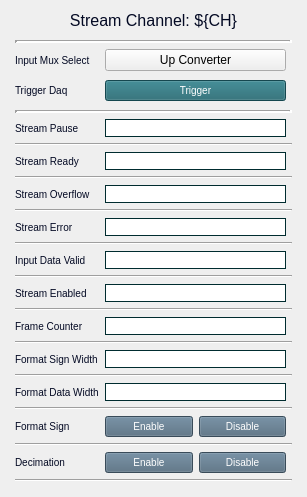
<?xml version="1.0" encoding="UTF-8"?>
<ui version="4.0">
 <class>Form</class>
 <widget class="QWidget" name="Form">
  <property name="geometry">
   <rect>
    <x>0</x>
    <y>0</y>
    <width>307</width>
    <height>497</height>
   </rect>
  </property>
  <property name="windowTitle">
   <string>Form</string>
  </property>
  <layout class="QVBoxLayout" name="verticalLayout_2">
   <item>
    <widget class="QLabel" name="label">
     <property name="styleSheet">
      <string notr="true">QLabel{
  color:#030923;
  font-size: 16px;
  font-style: bold;
}</string>
     </property>
     <property name="text">
      <string>Stream Channel: ${CH}</string>
     </property>
     <property name="alignment">
      <set>Qt::AlignCenter</set>
     </property>
    </widget>
   </item>
   <item>
    <layout class="QGridLayout" name="gridLayout" columnstretch="0,0,0">
     <property name="leftMargin">
      <number>4</number>
     </property>
     <property name="topMargin">
      <number>4</number>
     </property>
     <property name="rightMargin">
      <number>4</number>
     </property>
     <property name="bottomMargin">
      <number>4</number>
     </property>
     <item row="20" column="0">
      <widget class="QLabel" name="label_9">
       <property name="styleSheet">
        <string notr="true">QLabel{
  color:#030923;
  font-size: 10px;
  font-style: bold;
}</string>
       </property>
       <property name="text">
        <string>Format Sign Width</string>
       </property>
      </widget>
     </item>
     <item row="6" column="1">
      <widget class="PyDMLineEdit" name="PyDMLineEdit_3">
       <property name="enabled">
        <bool>true</bool>
       </property>
       <property name="toolTip">
        <string/>
       </property>
       <property name="styleSheet">
        <string notr="true">QLineEdit{ border-width: 1px; border-style: solid; border-color: #002C2F; }</string>
       </property>
       <property name="channel" stdset="0">
        <string>ca://${DEVICE}:DAQMUX${MUX}_STRMPAUSE${CH}</string>
       </property>
       <property name="displayFormat" stdset="0">
        <enum>PyDMLineEdit::String</enum>
       </property>
      </widget>
     </item>
     <item row="27" column="1">
      <layout class="QHBoxLayout" name="horizontalLayout_2">
       <item>
        <widget class="PyDMPushButton" name="PyDMPushButton">
         <property name="toolTip">
          <string/>
         </property>
         <property name="styleSheet">
          <string notr="true">QPushButton {
  background-color: #50697D;
  border-color: #F3B749;
  color:white;
  font-size: 10px;
}
QPushButton:checked{
  background-color: #14B09B;
  font: bold
}
QPushButton:hover{
  border-style: outset;
}</string>
         </property>
         <property name="text">
          <string>Enable</string>
         </property>
         <property name="checkable">
          <bool>true</bool>
         </property>
         <property name="channel" stdset="0">
          <string>ca://${DEVICE}:DAQMUX${MUX}_DECIMATION${CH}</string>
         </property>
         <property name="pressValue" stdset="0">
          <string>1</string>
         </property>
         <attribute name="buttonGroup">
          <string notr="true">buttonGroup_2</string>
         </attribute>
        </widget>
       </item>
       <item>
        <widget class="PyDMPushButton" name="PyDMPushButton_2">
         <property name="toolTip">
          <string/>
         </property>
         <property name="styleSheet">
          <string notr="true">QPushButton {
  background-color: #50697D;
  border-color: #F3B749;
  color:white;
  font-size: 10px;
}
QPushButton:checked{
  background-color: #14B09B;
  font: bold
}
QPushButton:hover{
  border-style: outset;
}</string>
         </property>
         <property name="text">
          <string>Disable</string>
         </property>
         <property name="checkable">
          <bool>true</bool>
         </property>
         <property name="channel" stdset="0">
          <string>ca://${DEVICE}:DAQMUX${MUX}_DECIMATION${CH}</string>
         </property>
         <property name="pressValue" stdset="0">
          <string>0</string>
         </property>
         <attribute name="buttonGroup">
          <string notr="true">buttonGroup_2</string>
         </attribute>
        </widget>
       </item>
      </layout>
     </item>
     <item row="26" column="0" colspan="3">
      <widget class="Line" name="line_10">
       <property name="orientation">
        <enum>Qt::Horizontal</enum>
       </property>
      </widget>
     </item>
     <item row="21" column="0" colspan="3">
      <widget class="Line" name="line_8">
       <property name="orientation">
        <enum>Qt::Horizontal</enum>
       </property>
      </widget>
     </item>
     <item row="12" column="0">
      <widget class="QLabel" name="label_5">
       <property name="styleSheet">
        <string notr="true">QLabel{
  color:#030923;
  font-size: 10px;
  font-style: bold;
}</string>
       </property>
       <property name="text">
        <string>Stream Error</string>
       </property>
      </widget>
     </item>
     <item row="15" column="0" colspan="3">
      <widget class="Line" name="line_5">
       <property name="orientation">
        <enum>Qt::Horizontal</enum>
       </property>
      </widget>
     </item>
     <item row="3" column="1">
      <widget class="PyDMPushButton" name="PyDMPushButton_5">
       <property name="toolTip">
        <string/>
       </property>
       <property name="styleSheet">
        <string notr="true">QPushButton {
  background-color: #1E646E;
  border-color: #F3B749;
  color:white;
  font-size: 10px;
}
QPushButton:pressed{
  background-color: #023459;
  font: bold
}
QPushButton:hover{
  border-style: outset;
}</string>
       </property>
       <property name="text">
        <string>Trigger</string>
       </property>
       <property name="channel" stdset="0">
        <string>ca://${DEVICE}:DAQMUX${MUX}_TRGDAQ </string>
       </property>
       <property name="pressValue" stdset="0">
        <string>1</string>
       </property>
      </widget>
     </item>
     <item row="11" column="0" colspan="3">
      <widget class="Line" name="line_3">
       <property name="orientation">
        <enum>Qt::Horizontal</enum>
       </property>
      </widget>
     </item>
     <item row="17" column="0" colspan="3">
      <widget class="Line" name="line_6">
       <property name="orientation">
        <enum>Qt::Horizontal</enum>
       </property>
      </widget>
     </item>
     <item row="8" column="0">
      <widget class="QLabel" name="label_4">
       <property name="styleSheet">
        <string notr="true">QLabel{
  color:#030923;
  font-size: 10px;
  font-style: bold;
}</string>
       </property>
       <property name="text">
        <string>Stream Ready</string>
       </property>
      </widget>
     </item>
     <item row="1" column="1">
      <widget class="PyDMRelatedDisplayButton" name="PyDMRelatedDisplayButton_2">
       <property name="toolTip">
        <string/>
       </property>
       <property name="text">
        <string>Up Converter</string>
       </property>
       <property name="filenames" stdset="0">
        <stringlist>
         <string>amc_up_converter.ui</string>
        </stringlist>
       </property>
       <property name="macros" stdset="0">
        <stringlist>
         <string>{&quot;CH&quot;:&quot;0&quot;}</string>
         <string>{&quot;DEVICE&quot;:&quot;${DEVICE}&quot;}</string>
        </stringlist>
       </property>
       <property name="openInNewWindow" stdset="0">
        <bool>true</bool>
       </property>
      </widget>
     </item>
     <item row="23" column="0" colspan="3">
      <widget class="Line" name="line_9">
       <property name="orientation">
        <enum>Qt::Horizontal</enum>
       </property>
      </widget>
     </item>
     <item row="12" column="1">
      <widget class="PyDMLineEdit" name="PyDMLineEdit_6">
       <property name="enabled">
        <bool>true</bool>
       </property>
       <property name="toolTip">
        <string/>
       </property>
       <property name="styleSheet">
        <string notr="true">QLineEdit{ border-width: 1px; border-style: solid; border-color: #002C2F; }</string>
       </property>
       <property name="readOnly">
        <bool>true</bool>
       </property>
       <property name="channel" stdset="0">
        <string>ca://${DEVICE}:DAQMUX${MUX}_STRMERR${CH}</string>
       </property>
       <property name="displayFormat" stdset="0">
        <enum>PyDMLineEdit::String</enum>
       </property>
      </widget>
     </item>
     <item row="13" column="0" colspan="3">
      <widget class="Line" name="line_4">
       <property name="orientation">
        <enum>Qt::Horizontal</enum>
       </property>
      </widget>
     </item>
     <item row="0" column="0" colspan="3">
      <widget class="Line" name="line_13">
       <property name="lineWidth">
        <number>3</number>
       </property>
       <property name="orientation">
        <enum>Qt::Horizontal</enum>
       </property>
      </widget>
     </item>
     <item row="4" column="0">
      <spacer name="verticalSpacer_2">
       <property name="orientation">
        <enum>Qt::Vertical</enum>
       </property>
       <property name="sizeHint" stdset="0">
        <size>
         <width>20</width>
         <height>20</height>
        </size>
       </property>
      </spacer>
     </item>
     <item row="18" column="0">
      <widget class="QLabel" name="label_8">
       <property name="styleSheet">
        <string notr="true">QLabel{
  color:#030923;
  font-size: 10px;
  font-style: bold;
}</string>
       </property>
       <property name="text">
        <string>Frame Counter</string>
       </property>
      </widget>
     </item>
     <item row="10" column="0">
      <widget class="QLabel" name="label_2">
       <property name="styleSheet">
        <string notr="true">QLabel{
  color:#030923;
  font-size: 10px;
  font-style: bold;
}</string>
       </property>
       <property name="text">
        <string>Stream Overflow</string>
       </property>
      </widget>
     </item>
     <item row="9" column="0" colspan="3">
      <widget class="Line" name="line_2">
       <property name="orientation">
        <enum>Qt::Horizontal</enum>
       </property>
      </widget>
     </item>
     <item row="14" column="0">
      <widget class="QLabel" name="label_6">
       <property name="styleSheet">
        <string notr="true">QLabel{
  color:#030923;
  font-size: 10px;
  font-style: bold;
}</string>
       </property>
       <property name="text">
        <string>Input Data Valid</string>
       </property>
      </widget>
     </item>
     <item row="24" column="1">
      <layout class="QHBoxLayout" name="horizontalLayout">
       <item>
        <widget class="PyDMPushButton" name="PyDMPushButton_3">
         <property name="toolTip">
          <string/>
         </property>
         <property name="styleSheet">
          <string notr="true">QPushButton {
  background-color: #50697D;
  border-color: #F3B749;
  color:white;
  font-size: 10px;
}
QPushButton:checked{
  background-color: #14B09B;
  font: bold
}
QPushButton:hover{
  border-style: outset;
}</string>
         </property>
         <property name="text">
          <string>Enable</string>
         </property>
         <property name="checkable">
          <bool>true</bool>
         </property>
         <property name="channel" stdset="0">
          <string>ca://${DEVICE}:DAQMUX${MUX}_FORMATSIGN${CH}</string>
         </property>
         <property name="pressValue" stdset="0">
          <string>1</string>
         </property>
         <attribute name="buttonGroup">
          <string notr="true">buttonGroup</string>
         </attribute>
        </widget>
       </item>
       <item>
        <widget class="PyDMPushButton" name="PyDMPushButton_4">
         <property name="toolTip">
          <string/>
         </property>
         <property name="styleSheet">
          <string notr="true">QPushButton {
  background-color: #50697D;
  border-color: #F3B749;
  color:white;
  font-size: 10px;
}
QPushButton:checked{
  background-color: #14B09B;
  font: bold
}
QPushButton:hover{
  border-style: outset;
}</string>
         </property>
         <property name="text">
          <string>Disable</string>
         </property>
         <property name="checkable">
          <bool>true</bool>
         </property>
         <property name="channel" stdset="0">
          <string>ca://${DEVICE}:DAQMUX${MUX}_FORMATSIGN${CH}</string>
         </property>
         <property name="pressValue" stdset="0">
          <string>0</string>
         </property>
         <attribute name="buttonGroup">
          <string notr="true">buttonGroup</string>
         </attribute>
        </widget>
       </item>
      </layout>
     </item>
     <item row="16" column="1">
      <widget class="PyDMLineEdit" name="PyDMLineEdit_8">
       <property name="enabled">
        <bool>true</bool>
       </property>
       <property name="toolTip">
        <string/>
       </property>
       <property name="styleSheet">
        <string notr="true">QLineEdit{ border-width: 1px; border-style: solid; border-color: #002C2F; }</string>
       </property>
       <property name="readOnly">
        <bool>true</bool>
       </property>
       <property name="channel" stdset="0">
        <string>ca://${DEVICE}:DAQMUX${MUX}_STRMENABLED${CH}</string>
       </property>
       <property name="displayFormat" stdset="0">
        <enum>PyDMLineEdit::String</enum>
       </property>
      </widget>
     </item>
     <item row="22" column="1">
      <widget class="PyDMLineEdit" name="PyDMLineEdit">
       <property name="toolTip">
        <string/>
       </property>
       <property name="styleSheet">
        <string notr="true">QLineEdit{ border-width: 1px; border-style: solid; border-color: #002C2F; }</string>
       </property>
       <property name="channel" stdset="0">
        <string>ca://${DEVICE}:DAQMUX${MUX}_FORMATDATAWIDTH${CH}</string>
       </property>
      </widget>
     </item>
     <item row="6" column="0">
      <widget class="QLabel" name="label_3">
       <property name="styleSheet">
        <string notr="true">QLabel{
  color:#030923;
  font-size: 10px;
  font-style: bold;
}</string>
       </property>
       <property name="text">
        <string>Stream Pause</string>
       </property>
      </widget>
     </item>
     <item row="2" column="0">
      <spacer name="verticalSpacer">
       <property name="orientation">
        <enum>Qt::Vertical</enum>
       </property>
       <property name="sizeHint" stdset="0">
        <size>
         <width>20</width>
         <height>20</height>
        </size>
       </property>
      </spacer>
     </item>
     <item row="7" column="0" colspan="3">
      <widget class="Line" name="line">
       <property name="orientation">
        <enum>Qt::Horizontal</enum>
       </property>
      </widget>
     </item>
     <item row="19" column="0" colspan="3">
      <widget class="Line" name="line_7">
       <property name="orientation">
        <enum>Qt::Horizontal</enum>
       </property>
      </widget>
     </item>
     <item row="16" column="0">
      <widget class="QLabel" name="label_7">
       <property name="styleSheet">
        <string notr="true">QLabel{
  color:#030923;
  font-size: 10px;
  font-style: bold;
}</string>
       </property>
       <property name="text">
        <string>Stream Enabled</string>
       </property>
      </widget>
     </item>
     <item row="14" column="1">
      <widget class="PyDMLineEdit" name="PyDMLineEdit_7">
       <property name="enabled">
        <bool>true</bool>
       </property>
       <property name="toolTip">
        <string/>
       </property>
       <property name="styleSheet">
        <string notr="true">QLineEdit{ border-width: 1px; border-style: solid; border-color: #002C2F; }</string>
       </property>
       <property name="readOnly">
        <bool>true</bool>
       </property>
       <property name="channel" stdset="0">
        <string>ca://${DEVICE}:DAQMUX${MUX}_INPDATAVALID${CH}</string>
       </property>
       <property name="displayFormat" stdset="0">
        <enum>PyDMLineEdit::String</enum>
       </property>
      </widget>
     </item>
     <item row="22" column="0">
      <widget class="QLabel" name="label_10">
       <property name="styleSheet">
        <string notr="true">QLabel{
  color:#030923;
  font-size: 10px;
  font-style: bold;
}</string>
       </property>
       <property name="text">
        <string>Format Data Width</string>
       </property>
      </widget>
     </item>
     <item row="5" column="0" colspan="3">
      <widget class="Line" name="line_12">
       <property name="styleSheet">
        <string notr="true"/>
       </property>
       <property name="frameShadow">
        <enum>QFrame::Sunken</enum>
       </property>
       <property name="lineWidth">
        <number>3</number>
       </property>
       <property name="orientation">
        <enum>Qt::Horizontal</enum>
       </property>
      </widget>
     </item>
     <item row="20" column="1">
      <widget class="PyDMLineEdit" name="PyDMLineEdit_2">
       <property name="toolTip">
        <string/>
       </property>
       <property name="styleSheet">
        <string notr="true">QLineEdit{ border-width: 1px; border-style: solid; border-color: #002C2F; }</string>
       </property>
       <property name="channel" stdset="0">
        <string>ca://${DEVICE}:DAQMUX${MUX}_FORMATSIGNWIDTH${CH}</string>
       </property>
      </widget>
     </item>
     <item row="29" column="0" colspan="3">
      <widget class="Line" name="line_11">
       <property name="orientation">
        <enum>Qt::Horizontal</enum>
       </property>
      </widget>
     </item>
     <item row="8" column="1">
      <widget class="PyDMLineEdit" name="PyDMLineEdit_4">
       <property name="enabled">
        <bool>true</bool>
       </property>
       <property name="toolTip">
        <string/>
       </property>
       <property name="styleSheet">
        <string notr="true">QLineEdit{ border-width: 1px; border-style: solid; border-color: #002C2F; }</string>
       </property>
       <property name="readOnly">
        <bool>true</bool>
       </property>
       <property name="channel" stdset="0">
        <string>ca://${DEVICE}:DAQMUX${MUX}_STRMRDY${CH}</string>
       </property>
       <property name="displayFormat" stdset="0">
        <enum>PyDMLineEdit::String</enum>
       </property>
      </widget>
     </item>
     <item row="10" column="1">
      <widget class="PyDMLineEdit" name="PyDMLineEdit_5">
       <property name="enabled">
        <bool>true</bool>
       </property>
       <property name="toolTip">
        <string/>
       </property>
       <property name="styleSheet">
        <string notr="true">QLineEdit{ border-width: 1px; border-style: solid; border-color: #002C2F; }</string>
       </property>
       <property name="readOnly">
        <bool>true</bool>
       </property>
       <property name="channel" stdset="0">
        <string>ca://${DEVICE}:DAQMUX${MUX}_STRMOVF${CH}</string>
       </property>
       <property name="displayFormat" stdset="0">
        <enum>PyDMLineEdit::String</enum>
       </property>
      </widget>
     </item>
     <item row="18" column="1">
      <widget class="PyDMLineEdit" name="PyDMLineEdit_9">
       <property name="enabled">
        <bool>true</bool>
       </property>
       <property name="toolTip">
        <string/>
       </property>
       <property name="styleSheet">
        <string notr="true">QLineEdit{ border-width: 1px; border-style: solid; border-color: #002C2F; }</string>
       </property>
       <property name="readOnly">
        <bool>true</bool>
       </property>
       <property name="channel" stdset="0">
        <string>ca://${DEVICE}:DAQMUX${MUX}_FRAMECNT${CH}</string>
       </property>
      </widget>
     </item>
     <item row="24" column="0">
      <widget class="QLabel" name="label_11">
       <property name="styleSheet">
        <string notr="true">QLabel{
  color:#030923;
  font-size: 10px;
  font-style: bold;
}</string>
       </property>
       <property name="text">
        <string>Format Sign</string>
       </property>
      </widget>
     </item>
     <item row="27" column="0">
      <widget class="QLabel" name="label_12">
       <property name="styleSheet">
        <string notr="true">QLabel{
  color:#030923;
  font-size: 10px;
  font-style: bold;
}</string>
       </property>
       <property name="text">
        <string>Decimation</string>
       </property>
      </widget>
     </item>
     <item row="3" column="0">
      <widget class="QLabel" name="label_13">
       <property name="styleSheet">
        <string notr="true">QLabel{
  color:#030923;
  font-size: 10px;
  font-style: bold;
}</string>
       </property>
       <property name="text">
        <string>Trigger Daq</string>
       </property>
      </widget>
     </item>
     <item row="1" column="0">
      <widget class="QLabel" name="label_14">
       <property name="styleSheet">
        <string notr="true">QLabel{
  color:#030923;
  font-size: 10px;
  font-style: bold;
}</string>
       </property>
       <property name="text">
        <string>Input Mux Select</string>
       </property>
      </widget>
     </item>
    </layout>
   </item>
  </layout>
 </widget>
 <customwidgets>
  <customwidget>
   <class>PyDMLineEdit</class>
   <extends>QLineEdit</extends>
   <header>pydm.widgets.line_edit</header>
  </customwidget>
  <customwidget>
   <class>PyDMPushButton</class>
   <extends>QPushButton</extends>
   <header>pydm.widgets.pushbutton</header>
  </customwidget>
  <customwidget>
   <class>PyDMRelatedDisplayButton</class>
   <extends>QPushButton</extends>
   <header>pydm.widgets.related_display_button</header>
  </customwidget>
 </customwidgets>
 <resources/>
 <connections/>
 <buttongroups>
  <buttongroup name="buttonGroup"/>
  <buttongroup name="buttonGroup_2"/>
 </buttongroups>
</ui>
